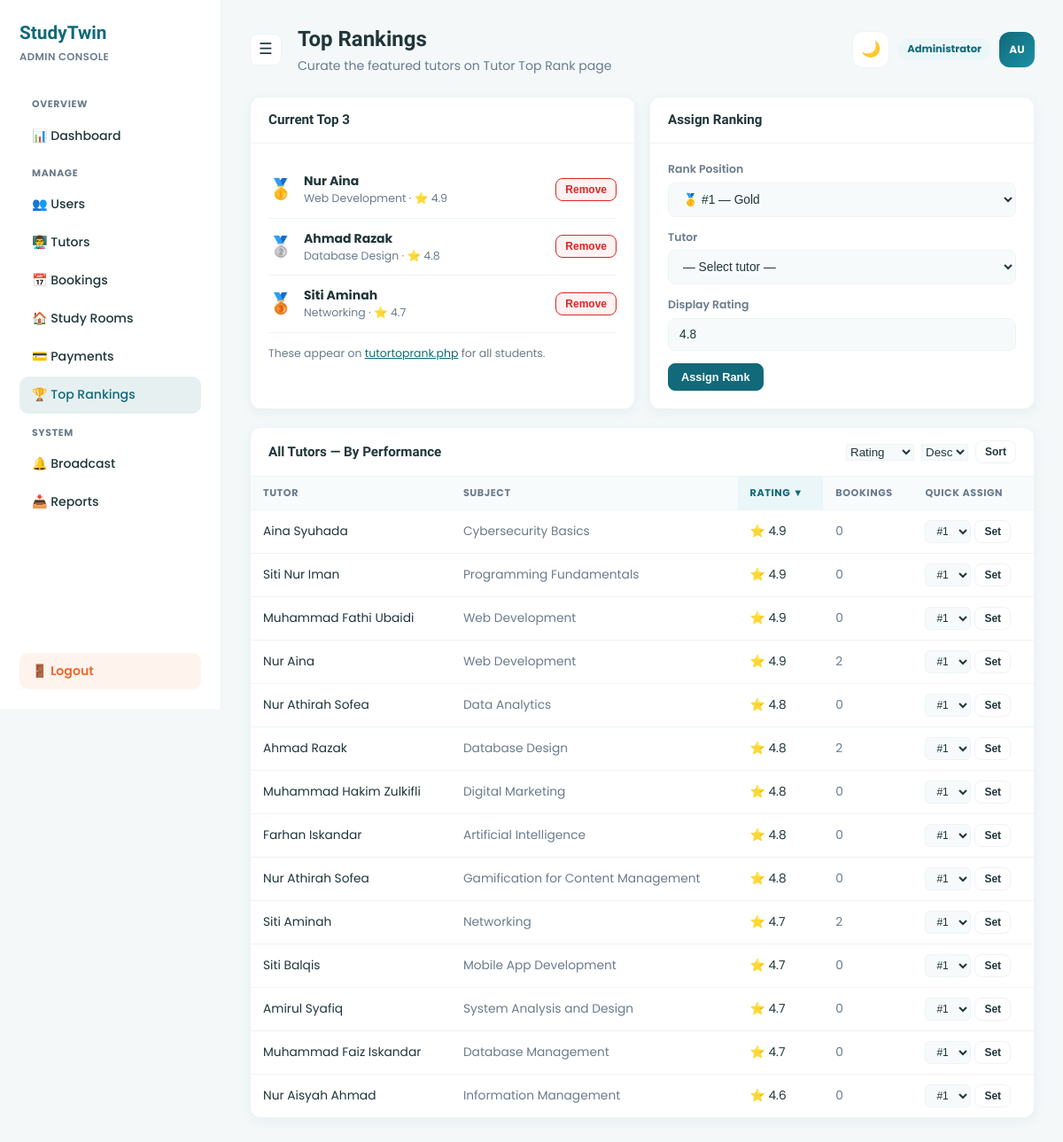
The app's page /rankings.php (signed in) with its own data.
### tables this page shows
CREATE TABLE `tutor_top_rank` (
    `id`            INT(11)      NOT NULL AUTO_INCREMENT,
    `tutor_id`      INT(11)      NOT NULL,
    `rating`        DECIMAL(2,1) NOT NULL,
    `rank_position` INT(11)      NOT NULL,
    PRIMARY KEY (`id`),
    UNIQUE KEY `uq_rank_position` (`rank_position`),
    KEY `fk_toprank_tutor` (`tutor_id`),
    CONSTRAINT `tutor_top_rank_ibfk_1`
        FOREIGN KEY (`tutor_id`) REFERENCES `tutors` (`id`)
);

CREATE TABLE `users` (
    `id`            INT(11)      NOT NULL AUTO_INCREMENT,
    `full_name`     VARCHAR(100) NOT NULL,
    `email`         VARCHAR(100) NOT NULL,
    `password`      VARCHAR(255) NOT NULL,    
    `role`          ENUM('student','tutor','admin') DEFAULT 'student',
    `created_at`    TIMESTAMP    NOT NULL DEFAULT CURRENT_TIMESTAMP,
    `avatar_color`  VARCHAR(30)  DEFAULT 'orange',   
    `avatar_animal` VARCHAR(30)  DEFAULT 'fox',      
    `avatar_outfit` VARCHAR(30)  DEFAULT 'none',     
    PRIMARY KEY (`id`),
    UNIQUE KEY `uq_email` (`email`)
);

CREATE TABLE `tutors` (
    `id`             INT(11)        NOT NULL AUTO_INCREMENT,
    `user_id`        INT(11)        NOT NULL,
    `subject`        VARCHAR(100)   NOT NULL,
    `expertise`      VARCHAR(100)   DEFAULT NULL,
    `bio`            TEXT           DEFAULT NULL,
    `rating`         DECIMAL(2,1)   DEFAULT 4.5,
    `price_per_hour` DECIMAL(10,2)  DEFAULT 0.00,
    PRIMARY KEY (`id`),
    KEY `fk_tutors_user` (`user_id`),
    CONSTRAINT `tutors_ibfk_1`
        FOREIGN KEY (`user_id`) REFERENCES `users` (`id`) ON DELETE CASCADE
);

### rankings.php (the view, shortened to what this page needs)
<?php
require_once __DIR__ . '/init.php';
$rankings = [];
$rank_res = mysqli_query($conn, "
    SELECT tr.rank_position, tr.rating, t.id AS tutor_id, u.full_name, t.subject
    FROM tutor_top_rank tr
    JOIN tutors t ON tr.tutor_id = t.id
    JOIN users u ON t.user_id = u.id
    ORDER BY tr.rank_position ASC
");
if ($rank_res) while ($row = mysqli_fetch_assoc($rank_res)) $rankings[(int)$row['rank_position']] = $row;
$perf_sort = admin_sort_get('rating', 'desc');
$perf_order = admin_sort_sql([
    'name'     => 'u.full_name',
    'subject'  => 't.subject',
    'rating'   => 't.rating',
    'bookings' => 'bookings',
], $perf_sort['sort'], $perf_sort['dir'], 'rating');
include __DIR__ . '/includes/header.php';
?>
<div class="grid-2">
    <div class="card">
        <div class="card-header"><h3>Current Top 3</h3></div>
        <div class="card-body">
            <?php for ($pos = 1; $pos <= 3; $pos++):
                $medal = ['🥇','🥈','🥉'][$pos - 1];
                $slot  = $rankings[$pos] ?? null;
            ?>
            <div style="display:flex;align-items:center;justify-content:space-between;padding:12px 0;border-bottom:1px solid var(--line);">
                <div style="display:flex;align-items:center;gap:12px;">
                    <span style="font-size:1.4rem;"><?= $medal ?></span>
                    <div>
                        <?php if ($slot): ?>
                        <strong><?= htmlspecialchars($slot['full_name']) ?></strong>
                        <div style="font-size:.78rem;color:var(--muted);"><?= htmlspecialchars($slot['subject']) ?> · ⭐ <?= number_format((float)$slot['rating'], 1) ?></div>
                        <?php else: ?>
                        <span style="color:var(--muted);">Slot empty</span>
                        <?php endif; ?>
                    </div>
                </div>
                <?php if ($slot): ?>
                <form method="POST" action="actions.php" onsubmit="return confirm('Remove rank #<?= $pos ?>?');">
                    <button type="submit" class="btn btn-sm btn-danger">Remove</button>
                </form>
                <?php endif; ?>
            </div>
            <?php endfor; ?>
            <p style="font-size:.78rem;color:var(--muted);margin-top:14px;">These appear on <a href="../tutortoprank.php" style="color:var(--teal);">tutortoprank.php</a> for all students.</p>
        </div>
    </div>
    <div class="card">
        <div class="card-header"><h3>Assign Ranking</h3></div>
        <div class="card-body">
            <form method="POST" action="actions.php">
                <div class="form-group" style="margin-bottom:14px;">
                    <label>Rank Position</label>
                    <select name="rank_position">
                        <option value="1">🥇 #1 — Gold</option>
                    </select>
                </div>
                <div class="form-group" style="margin-bottom:14px;">
                    <label>Tutor</label>
                    <select name="tutor_id" required>
                        <option value="">— Select tutor —</option>
                    </select>
                </div>
                <div class="form-group" style="margin-bottom:14px;">
                    <label>Display Rating</label>
                    <input type="number" name="rating" value="4.8" min="0" max="5" step="0.1">
                </div>
                <button type="submit" class="btn btn-teal">Assign Rank</button>
            </form>
        </div>
    </div>
</div>
<div class="card">
    <div class="card-header">
        <h3>All Tutors — By Performance</h3>
        <form method="GET" style="display:flex;gap:8px;align-items:center;">
            <select name="sort">
                <option value="rating" <?= $perf_sort['sort'] === 'rating' ? 'selected' : '' ?>>Rating</option>
            </select>
            <select name="dir">
                <option value="desc" <?= $perf_sort['dir'] === 'desc' ? 'selected' : '' ?>>Desc</option>
            </select>
            <button type="submit" class="btn btn-sm">Sort</button>
        </form>
    </div>
    <table>
        <thead>
            <tr>
                <?= admin_sort_th('Tutor', 'name', 'rankings.php', $perf_sort['sort'], $perf_sort['dir']) ?>
                <?= admin_sort_th('Subject', 'subject', 'rankings.php', $perf_sort['sort'], $perf_sort['dir']) ?>
                <?= admin_sort_th('Rating', 'rating', 'rankings.php', $perf_sort['sort'], $perf_sort['dir']) ?>
                <?= admin_sort_th('Bookings', 'bookings', 'rankings.php', $perf_sort['sort'], $perf_sort['dir']) ?>
                <th>Quick Assign</th>
            </tr>
        </thead>
        <tbody>
        <?php
        $perf = mysqli_query($conn, "
            SELECT t.id, u.full_name, t.subject, t.rating,
                   COUNT(b.id) AS bookings
            FROM tutors t
            JOIN users u ON t.user_id = u.id
            LEFT JOIN bookings b ON b.tutor_id = t.id
            GROUP BY t.id, u.full_name, t.subject, t.rating
            ORDER BY $perf_order
            LIMIT 50
        ");
        if ($perf): while ($t = mysqli_fetch_assoc($perf)): ?>
        <tr>
            <td><?= htmlspecialchars($t['full_name']) ?></td>
            <td style="color:var(--muted);"><?= htmlspecialchars($t['subject']) ?></td>
            <td>⭐ <?= number_format((float)$t['rating'], 1) ?></td>
            <td style="color:var(--muted);"><?= (int)$t['bookings'] ?></td>
            <td>
                <form method="POST" action="actions.php" style="display:inline-flex;gap:4px;">
                    <select name="rank_position" style="padding:4px 8px;font-size:.75rem;border-radius:6px;">
                        <option value="1">#1</option>
                    </select>
                    <button type="submit" class="btn btn-sm">Set</button>
                </form>
            </td>
        </tr>
        <?php endwhile; endif; ?>
        </tbody>
    </table>
</div>
<?php include __DIR__ . '/includes/footer.php'; ?>

### theme.php (style rules this page uses)
:root { --bg: #f4f8f9; --text: #20363a; --muted: #6b7b8c; --line: #eef3f6; --card: #ffffff; --sidebar-bg: #ffffff; --input-bg: #f7fafb; --surface-alt: #f8fbfc; --surface-muted: #eef3f6; --teal: #116979; --teal-dark: #0b4e5a; --teal-light: #1b90a5; --teal-pale: #eaf6f8; --orange: #f0672b; --orange-light: #ffb26b; --orange-pale: #fff3ee; }
body { background: var(--bg); color: var(--text); }
.tutor-card, .booking-item, .card:not(.leaderboard-teaser):not(.progress-overview), .profile-card { background: var(--card) !important; border-color: var(--line) !important; }
input, select, textarea { background: var(--input-bg) !important; color: var(--text) !important; border-color: var(--line) !important; }

### header.php (style rules this page uses)
:root { --teal:#116979; --teal-dark:#0b4e5a; --teal-light:#1b90a5; --teal-pale:#eaf6f8; --orange:#f0672b; --orange-light:#ffb26b; --orange-pale:#fff3ee; --surface-alt:#f8fbfc; --surface-muted:#eef3f6; --shadow-sm:0 4px 14px rgba(17,105,121,0.06); --shadow:0 12px 30px rgba(17,105,121,0.08); --radius:18px; --radius-sm:12px; --success:#16a34a; --success-bg:#dcfce7; --danger:#dc2626; --danger-bg:#fef2f2; --warn:#d97706; --warn-bg:#fffbeb; --badge-tutor-bg:#ede9fe; --badge-tutor-text:#6d28d9; --badge-inactive-bg:#f1f5f9; }
*,*::before,*::after { box-sizing:border-box;margin:0;padding:0; }
body { font-family:'Poppins',sans-serif;background:var(--bg);color:var(--text);font-size:14px;line-height:1.5; }
.card { background:var(--card);border:1px solid var(--line);border-radius:var(--radius-sm);margin-bottom:20px;overflow:hidden;box-shadow:var(--shadow-sm); }
.card-header { padding:14px 20px;display:flex;align-items:center;justify-content:space-between;border-bottom:1px solid var(--line);flex-wrap:wrap;gap:10px; }
.card-header h3 { font-family:'Lexend',sans-serif;font-size:.95rem;font-weight:700; }
.card-body { padding:20px; }
.grid-2 { display:grid;grid-template-columns:1fr 1fr;gap:16px; }
table { width:100%;border-collapse:collapse; }
th { font-size:.7rem;font-weight:700;text-transform:uppercase;letter-spacing:.05em;color:var(--muted);padding:10px 14px;text-align:left;background:var(--surface-alt);border-bottom:1px solid var(--line); }
td { padding:11px 14px;border-bottom:1px solid var(--line);font-size:.86rem;vertical-align:middle; }
tr:last-child td { border-bottom:none; }
.btn { display:inline-flex;align-items:center;gap:5px;padding:7px 14px;border-radius:8px;font-size:.8rem;font-weight:600;cursor:pointer;border:1px solid var(--line);background:var(--card);color:var(--text);text-decoration:none;transition:all .15s; }
.btn-teal { background:var(--teal);color:#fff;border-color:var(--teal); }
.btn-danger { background:var(--danger-bg);color:var(--danger);border-color:var(--danger); }
.btn-sm { padding:5px 10px;font-size:.75rem; }
.form-group label { display:block;font-size:.78rem;font-weight:600;color:var(--muted);margin-bottom:5px; }
.form-group input,.form-group select,.form-group textarea { width:100%;padding:10px 12px;border:1px solid var(--line);border-radius:8px;font-size:.86rem;background:var(--input-bg,var(--card));color:var(--text); }
.card-header h3,.topbar-left h1 { color:var(--text); }

### records on screen
tutor_top_rank: medal "🥇", users.full_name "Nur Aina", tutor.subject "Web Development", rating "4.9"
tutor_top_rank: medal "🥈", users.full_name "Ahmad Razak", tutor.subject "Database Design", rating "4.8"
tutor_top_rank: medal "🥉", users.full_name "Siti Aminah", tutor.subject "Networking", rating "4.7"
tutors: user.full_name "Aina Syuhada", subject "Cybersecurity Basics", rating "4.9", bookings "0"
tutors: user.full_name "Siti Nur Iman", subject "Programming Fundamentals", rating "4.9", bookings "0"
tutors: user.full_name "Muhammad Fathi Ubaidi", subject "Web Development", rating "4.9", bookings "0"
tutors: user.full_name "Nur Aina", subject "Web Development", rating "4.9", bookings "2"
tutors: user.full_name "Nur Athirah Sofea", subject "Data Analytics", rating "4.8", bookings "0"
tutors: user.full_name "Ahmad Razak", subject "Database Design", rating "4.8", bookings "2"
tutors: user.full_name "Muhammad Hakim Zulkifli", subject "Digital Marketing", rating "4.8", bookings "0"
tutors: user.full_name "Farhan Iskandar", subject "Artificial Intelligence", rating "4.8", bookings "0"
tutors: user.full_name "Nur Athirah Sofea", subject "Gamification for Content Management", rating "4.8", bookings "0"
tutors: user.full_name "Siti Aminah", subject "Networking", rating "4.7", bookings "2"
tutors: user.full_name "Siti Balqis", subject "Mobile App Development", rating "4.7", bookings "0"
tutors: user.full_name "Amirul Syafiq", subject "System Analysis and Design", rating "4.7", bookings "0"
tutors: user.full_name "Muhammad Faiz Iskandar", subject "Database Management", rating "4.7", bookings "0"
tutors: user.full_name "Nur Aisyah Ahmad", subject "Information Management", rating "4.6", bookings "0"

### other values on screen
$page_title "Top Rankings"
$page_subtitle "Curate the featured tutors on Tutor Top Rank page"
admin_initials($admin_name) "AU"
$label "TUTOR SUBJECT RATING BOOKINGS"
$arrow "▼"
